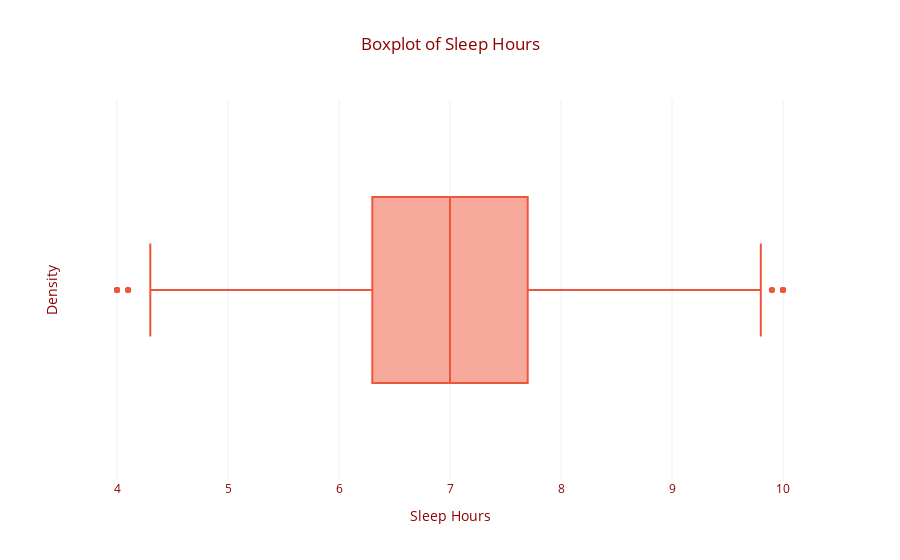

Write notebook code for a chart like this one.
### Markdown cell above
**Are there any outliers in SleepHours?**

### Code cell
import plotly.express as px

# Create an interactive boxplot with Plotly
fig = px.box(df, 
             x='SleepHours', 
             title='Boxplot of Sleep Hours',
             color_discrete_sequence=['#EF553B'])  # Red color theme

# Update layout for better presentation
fig.update_layout(
    xaxis_title='Sleep Hours',
    yaxis_title='Density',
    template='plotly_white',
    title_x=0.5,  # Center title
    font=dict(color='darkred'),
)

# Display the interactive plot
fig.show()

### Figure 1 — Plotly figure (JSON) as saved in the notebook; plotly's stock layout.template omitted (floating-point values rounded to 4 significant figures; data arrays with more than 128 entries replaced by an {"elided": "..."} marker saying what was removed)
{"data": [{"alignmentgroup": "True", "hovertemplate": "SleepHours=%{x}<extra></extra>", "legendgroup": "", "marker": {"color": "#EF553B"}, "name": "", "notched": false, "offsetgroup": "", "orientation": "h", "showlegend": false, "type": "box", "x": {"elided": "2768 float values"}, "x0": " ", "xaxis": "x", "y0": " ", "yaxis": "y"}], "layout": {"boxmode": "group", "font": {"color": "darkred"}, "legend": {"tracegroupgap": 0}, "title": {"text": "Boxplot of Sleep Hours", "x": 0.5}, "xaxis": {"anchor": "y", "domain": [0, 1], "title": {"text": "Sleep Hours"}}, "yaxis": {"anchor": "x", "domain": [0, 1], "title": {"text": "Density"}}}}
